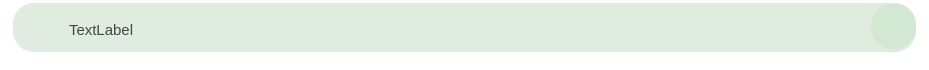
<?xml version="1.0" encoding="UTF-8"?>
<ui version="4.0">
 <class>Recording</class>
 <widget class="QWidget" name="Recording">
  <property name="geometry">
   <rect>
    <x>0</x>
    <y>0</y>
    <width>929</width>
    <height>70</height>
   </rect>
  </property>
  <property name="windowTitle">
   <string>Form</string>
  </property>
  <property name="styleSheet">
   <string notr="true">background-color: white;
</string>
  </property>
  <layout class="QHBoxLayout" name="horizontalLayout_3">
   <property name="leftMargin">
    <number>13</number>
   </property>
   <property name="topMargin">
    <number>3</number>
   </property>
   <property name="rightMargin">
    <number>13</number>
   </property>
   <property name="bottomMargin">
    <number>18</number>
   </property>
   <item>
    <widget class="QWidget" name="widget" native="true">
     <property name="styleSheet">
      <string notr="true">background-color:#E1ECE1;
border-radius:21px;</string>
     </property>
     <layout class="QGridLayout" name="gridLayout">
      <property name="leftMargin">
       <number>0</number>
      </property>
      <property name="topMargin">
       <number>0</number>
      </property>
      <property name="rightMargin">
       <number>0</number>
      </property>
      <property name="bottomMargin">
       <number>0</number>
      </property>
      <item row="0" column="0">
       <layout class="QHBoxLayout" name="horizontalLayout">
        <item>
         <widget class="QPushButton" name="deleteBtn">
          <property name="sizePolicy">
           <sizepolicy hsizetype="Fixed" vsizetype="Fixed">
            <horstretch>0</horstretch>
            <verstretch>0</verstretch>
           </sizepolicy>
          </property>
          <property name="minimumSize">
           <size>
            <width>46</width>
            <height>46</height>
           </size>
          </property>
          <property name="maximumSize">
           <size>
            <width>45</width>
            <height>16777215</height>
           </size>
          </property>
          <property name="styleSheet">
           <string notr="true">QPushButton{
background-color: &quot;#E1ECE1&quot;;
border-top-left-radius: 20px;
border-bottom-left-radius: 20px;
}
QPushButton#ExcludeContactsBack:hover{
background-color:rgb(238, 240, 233);
}
QPushButton#ExcludeContactsBack:pressed{
backGround-color: rgb(186, 223, 184);
}</string>
          </property>
          <property name="text">
           <string/>
          </property>
          <property name="icon">
           <iconset resource="assets.qrc">
            <normaloff>:/icons/delete.png</normaloff>:/icons/delete.png</iconset>
          </property>
          <property name="iconSize">
           <size>
            <width>30</width>
            <height>30</height>
           </size>
          </property>
         </widget>
        </item>
        <item>
         <widget class="QLabel" name="Timer">
          <property name="maximumSize">
           <size>
            <width>16777215</width>
            <height>46</height>
           </size>
          </property>
          <property name="styleSheet">
           <string notr="true">background-color: &quot;#E1ECE1&quot;;
padding-top: 5px;
border-radius: 20px;
font-size: 11pt;
color: #424941;</string>
          </property>
          <property name="text">
           <string>TextLabel</string>
          </property>
         </widget>
        </item>
        <item>
         <widget class="QPushButton" name="pauseBtn">
          <property name="sizePolicy">
           <sizepolicy hsizetype="Fixed" vsizetype="Fixed">
            <horstretch>0</horstretch>
            <verstretch>0</verstretch>
           </sizepolicy>
          </property>
          <property name="minimumSize">
           <size>
            <width>45</width>
            <height>45</height>
           </size>
          </property>
          <property name="maximumSize">
           <size>
            <width>45</width>
            <height>45</height>
           </size>
          </property>
          <property name="styleSheet">
           <string notr="true">QPushButton{
background-color: #D3E8D2;
border-radius: 21px;
}
QPushButton#ExcludeContactsBack:hover{
background-color:rgb(238, 240, 233);
}
QPushButton#ExcludeContactsBack:pressed{
backGround-color: rgb(186, 223, 184);
}</string>
          </property>
          <property name="text">
           <string/>
          </property>
          <property name="icon">
           <iconset resource="assets.qrc">
            <normaloff>:/icons/Arrow.png</normaloff>:/icons/Arrow.png</iconset>
          </property>
          <property name="iconSize">
           <size>
            <width>30</width>
            <height>30</height>
           </size>
          </property>
         </widget>
        </item>
       </layout>
      </item>
     </layout>
    </widget>
   </item>
  </layout>
 </widget>
 <resources>
  <include location="assets.qrc"/>
 </resources>
 <connections/>
</ui>
